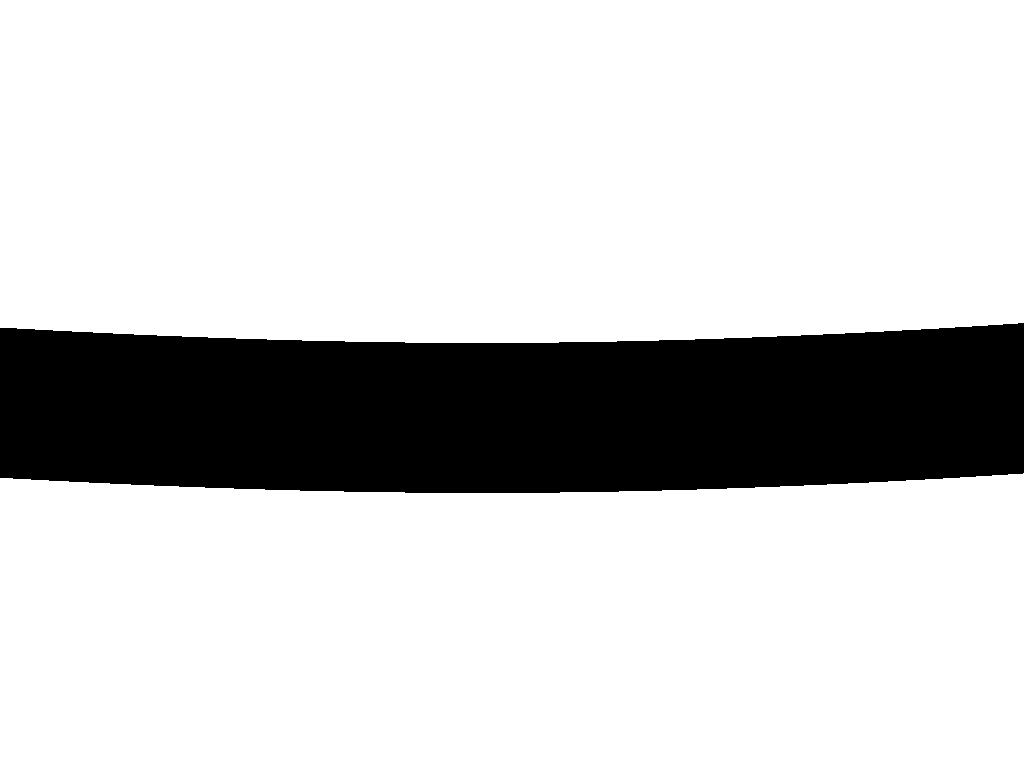
#> input picture Data/slightlyInclined_normalBent_Line_150.png, 1024 x 768 px
$ python Test_Hue-Transformation.py   (older library calls are emulated)
#> lines starting #> are read from the running program, lines starting #| are printed output that depends on the picture; after the words box and inside, x2 and y2 are one past the last pixel; in counts of white or black regions, pixels touching at a corner belong together; long printed decimals are rounded
import cv2
import numpy as np
from matplotlib import pyplot as plt
import PIL
from PIL import Image
from matplotlib import pyplot as plt
from copy import deepcopy

#loading image and converting to grayscale:
img = cv2.imread('Data/slightlyInclined_normalBent_Line_150.png')
#> img is the input picture: shape (768, 1024, 3); 80.5% white; 1 black region, box (x1, y1, x2, y2) and area: (0, 323, 1024, 493) 153711
gray = cv2.cvtColor(img,cv2.COLOR_BGR2GRAY)
#alternatively:
#img = cv2.imread('Data/straight_Line_150.png',0)

print(img.size)
#| 2359296

#edge detection and denoise
def auto_canny(image, sigma=0.33):
	# compute the median of the single channel pixel intensities
#> called with sigma = 0.33
	v = np.median(image)
#> v = 255

	# apply automatic Canny edge detection using the computed median
	lower = int(max(0, (1.0 - sigma) * v))
#> lower = 170
	upper = int(min(255, (1.0 + sigma) * v))
#> upper = 255
	edged = cv2.Canny(image, lower, upper, cv2.CV_64F,5, True)
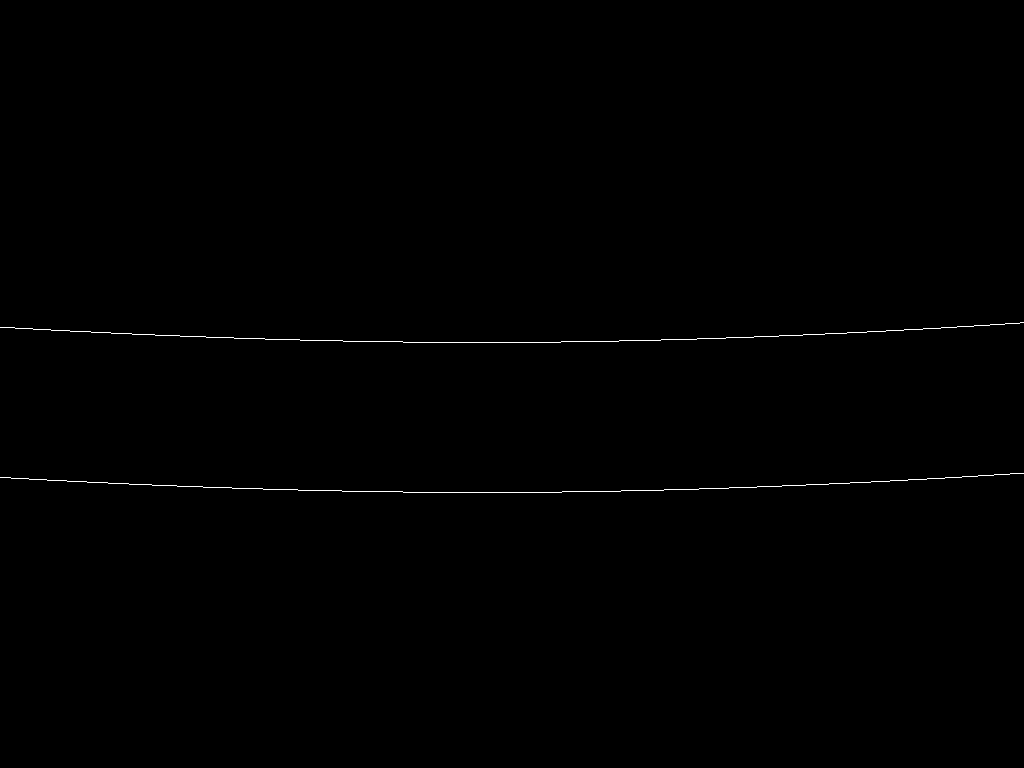
#> edged: shape (768, 1024); 0.26% white in thin lines or dots, all inside (x1, y1, x2, y2) = (0, 322, 1024, 493)

	# return the edged image
	return edged

edges = auto_canny(img)
#edges =  cv2.Canny(gray, 10, 20, cv2.CV_64F,5, True)

#deepcopy because of pointer/real copy problem
#img_det =deepcopy(img)
img_det = np.copy(img)

# [6 lines of commented-out code are left out]

thres =1
lines = cv2.HoughLines(edges,1,np.pi/180,thres)
while len(lines)>2:
    thres+=1
    lines = cv2.HoughLines(edges,1,np.pi/180,thres)
    print(len(lines), end='', flush=True)
    print(thres)
#> this loop made 200 passes
#| 146882
#| 74443
#| 31144
#| 21175
#| 13696
#| 10377
#| 7828
#| 6159
#> (further printed lines are left out)
#> after the loop, thres = 201
print(lines)
#| [[[376.          1.518]]
#|  [[526.          1.518]]]
if lines is not None:
    for i in range(0, len(lines)):
        for rho,theta in lines[i]:
            a = np.cos(theta)
            b = np.sin(theta)
            print(a)
            print(b)
            x0 = a * rho
            y0 = b * rho
            x1 = int(x0 + 2000 * (-b))
            y1 = int(y0 + 2000 * (a))
            x2 = int(x0 - 2000 * (-b))
            y2 = int(y0 - 2000 * (a))

            cv2.line(img_det, (x1, y1), (x2, y2), (255, 0, 0), 2)
#> this loop made 2 passes
#| 0.05234
#| 0.9986
#| 0.05234
#| 0.9986
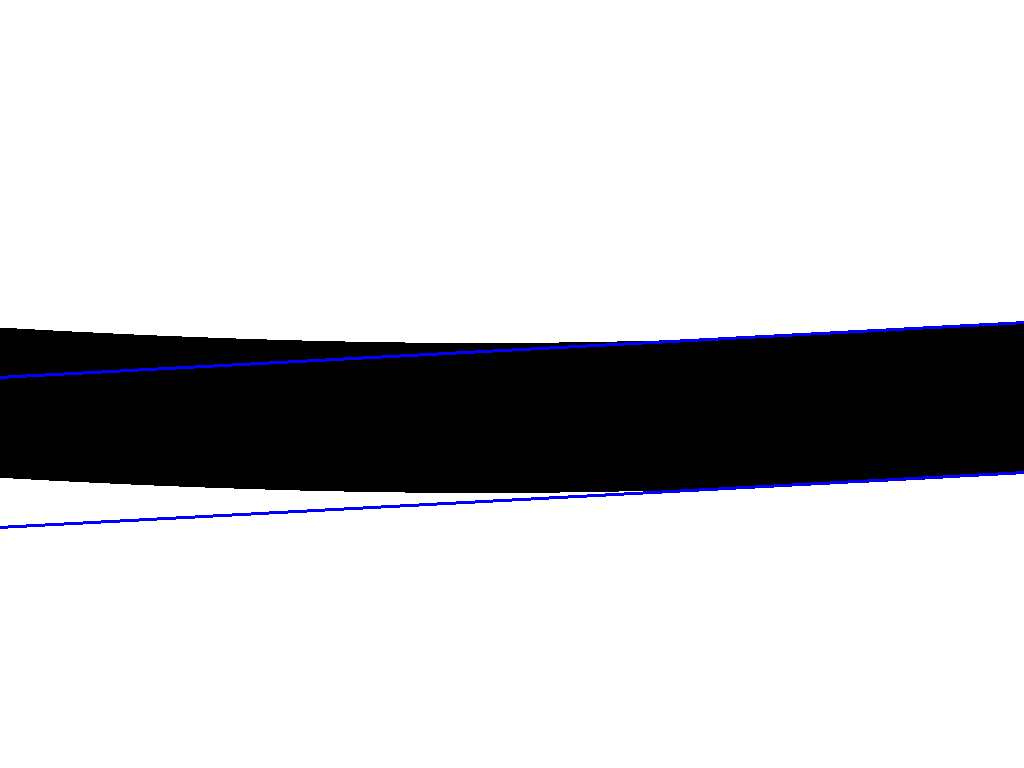
#> img_det: shape (768, 1024, 3); 0.78% of pixels changed, all inside (x1, y1, x2, y2) = (0, 321, 1024, 529)

#print images to screen
plt.subplot(2,2,1) , plt.imshow(img) , plt.title('Original Image')
plt.subplot(2,2,2) , plt.imshow(edges, cmap = 'gray') , plt.title('Edges')
plt.subplot(2,2,3) , plt.imshow(img_det) , plt.title('Detected lines')
plt.show()
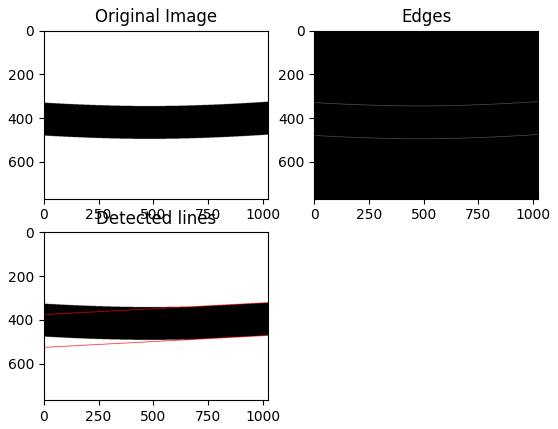
#> figure drawn by matplotlib, 3 panels; B, G, R data is drawn as R, G, B

cv2.imwrite('houghlines3.jpg', img)

$ run again, with Data/straight_Line_150.png copied over Data/slightlyInclined_normalBent_Line_150.png
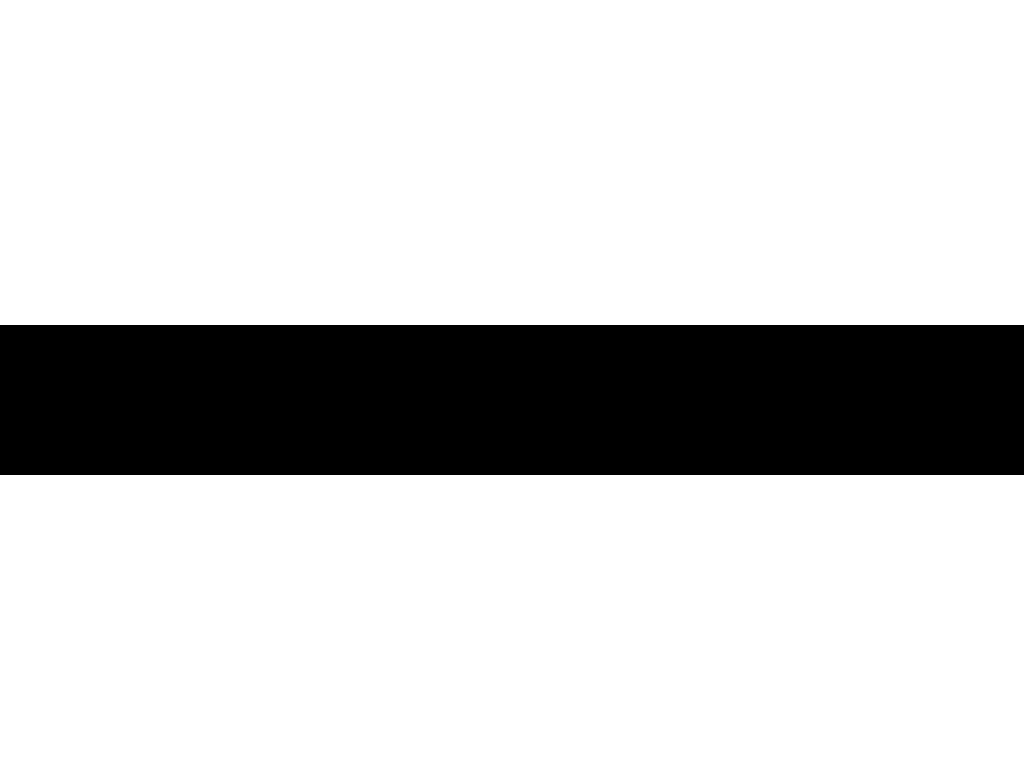
#> input picture Data/straight_Line_150.png, 1024 x 768 px
#> img is the input picture: shape (768, 1024, 3); 80.5% white; 1 black region, box (x1, y1, x2, y2) and area: (0, 325, 1024, 475) 153600
#| 2359296
#> v = 255
#> lower = 170
#> upper = 255
#> in auto_canny, `edged = cv2.Canny(image, lower, upper, cv2.CV_64F,5, True)`:
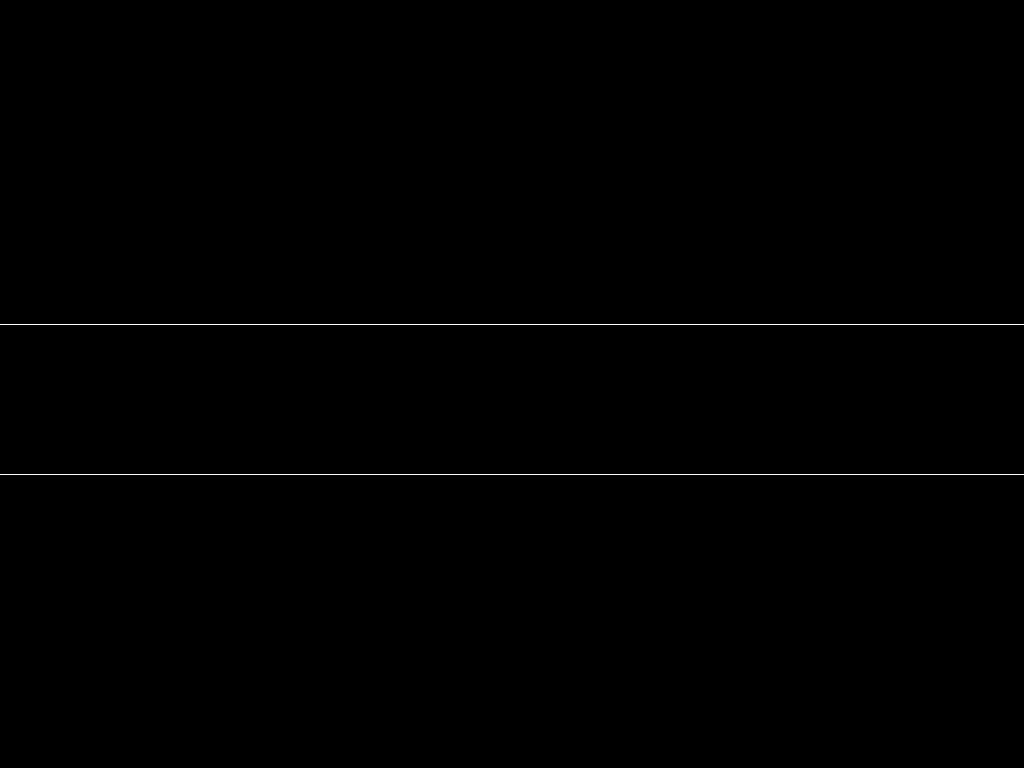
#> edged: shape (768, 1024); 0.26% white in thin lines or dots, all inside (x1, y1, x2, y2) = (0, 324, 1024, 475)
#> the loop `while len(lines)>2:` made 57 passes
#> lines on pass 57: [[324, 1.57], [474, 1.57]]
#> (printed output is left out)
#> after the loop `while len(lines)>2:`: thres = 58
#| [[[324.          1.571]]
#|  [[474.          1.571]]]
#> the loop `for i in range(0, len(lines)):` made 2 passes
#| -4.371139e-08
#| 1.0
#| -4.371139e-08
#| 1.0
#> `plt.show()`:
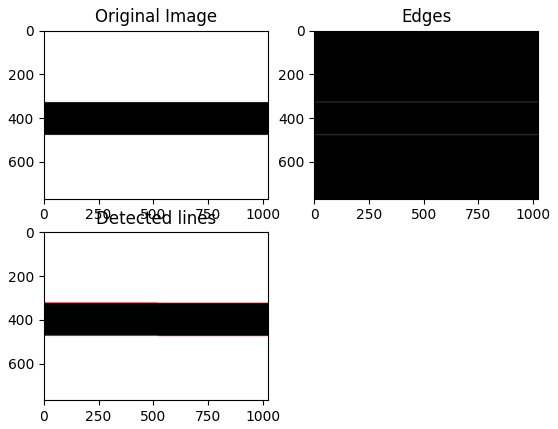
#> figure drawn by matplotlib, 3 panels; B, G, R data is drawn as R, G, B

$ run again, with Data/NormalInclined_Line_150.png copied over Data/slightlyInclined_normalBent_Line_150.png
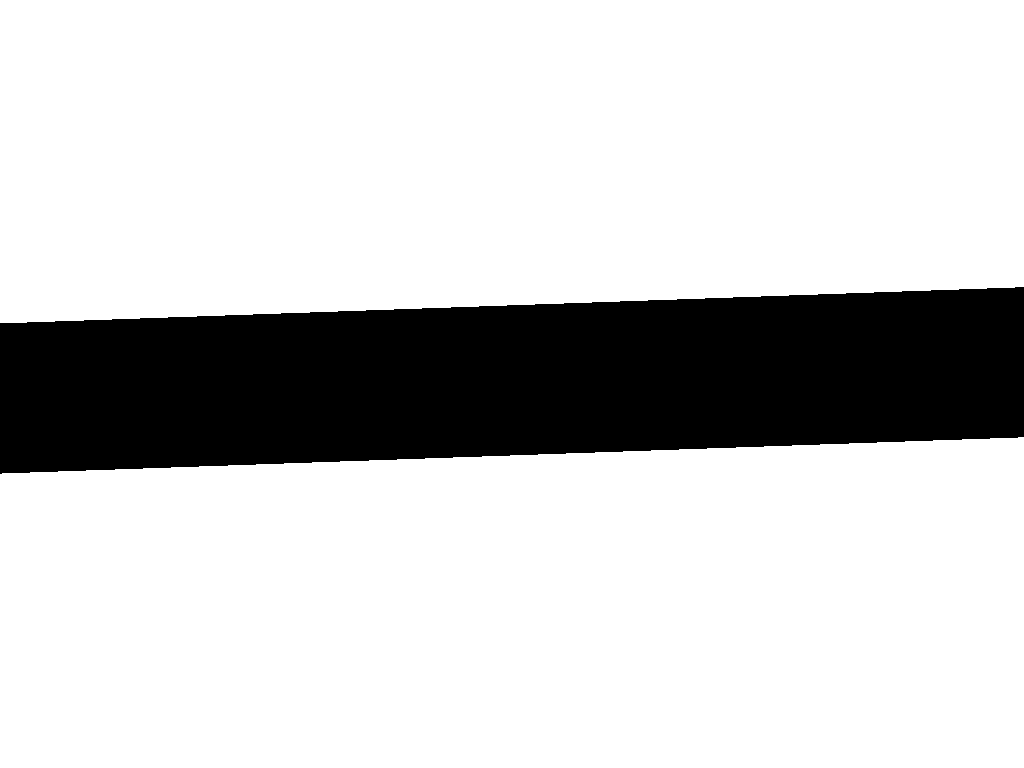
#> input picture Data/NormalInclined_Line_150.png, 1024 x 768 px
#> img is the input picture: shape (768, 1024, 3); 80.5% white; 1 black region, box (x1, y1, x2, y2) and area: (0, 287, 1024, 474) 153700
#| 2359296
#> v = 255
#> lower = 170
#> upper = 255
#> in auto_canny, `edged = cv2.Canny(image, lower, upper, cv2.CV_64F,5, True)`:
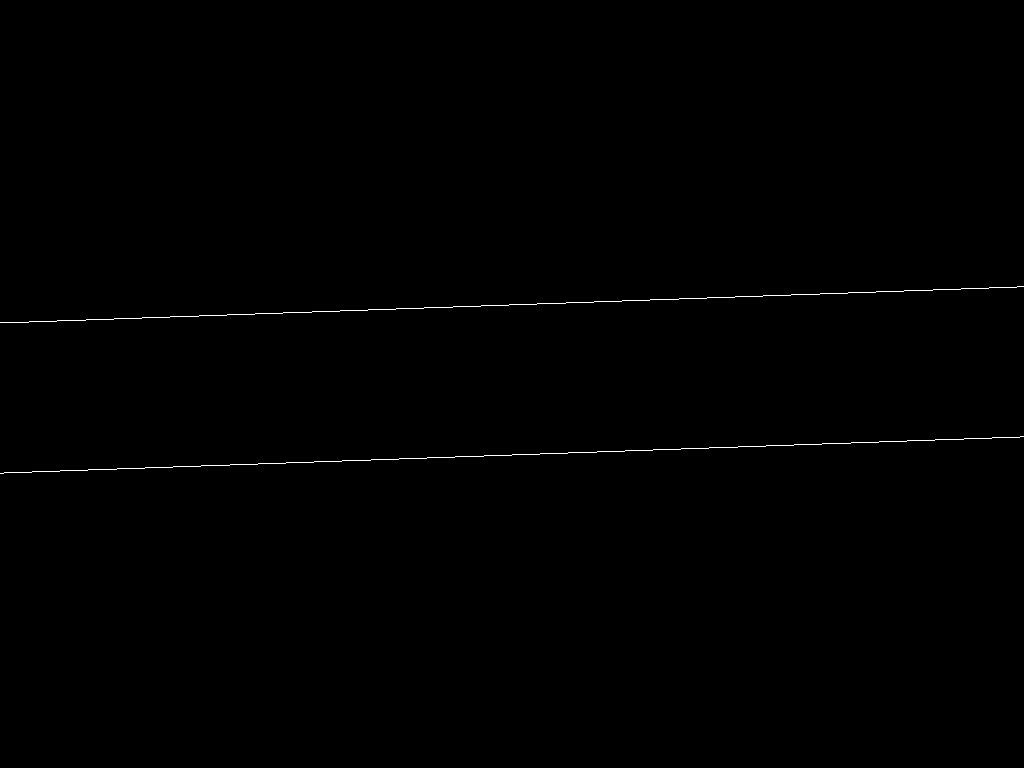
#> edged: shape (768, 1024); 0.26% white in thin lines or dots, all inside (x1, y1, x2, y2) = (0, 286, 1024, 474)
#> the loop `while len(lines)>2:` made 61 passes
#> lines on pass 60: [[322, 1.54], [472, 1.54], [326, 1.52], [487, 1.52]]
#> (printed output is left out)
#> after the loop `while len(lines)>2:`: thres = 62
#| [[[322.          1.536]]
#|  [[472.          1.536]]]
#> the loop `for i in range(0, len(lines)):` made 2 passes
#| 0.0349
#| 0.9994
#| 0.0349
#| 0.9994
#> `plt.show()`:
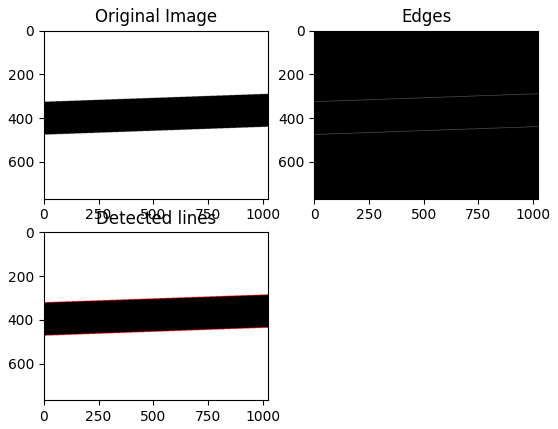
#> figure drawn by matplotlib, 3 panels; B, G, R data is drawn as R, G, B
